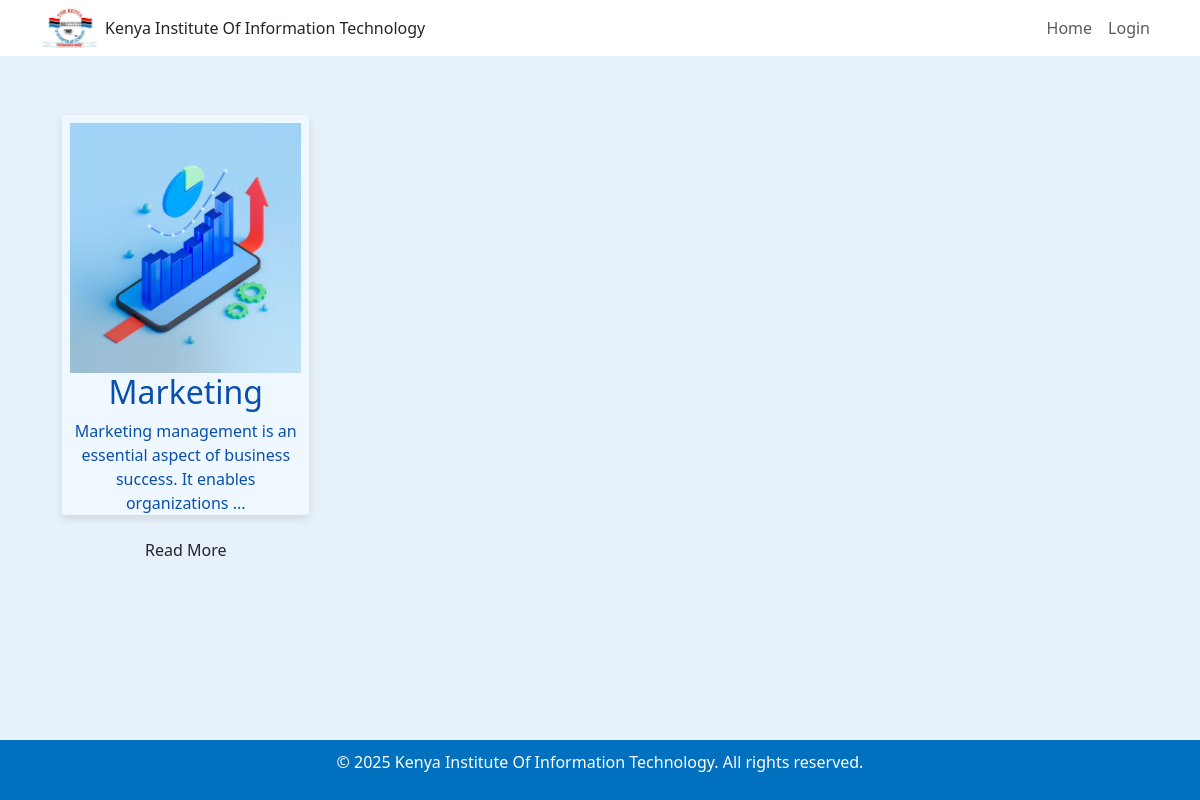
The app's page /, older data.
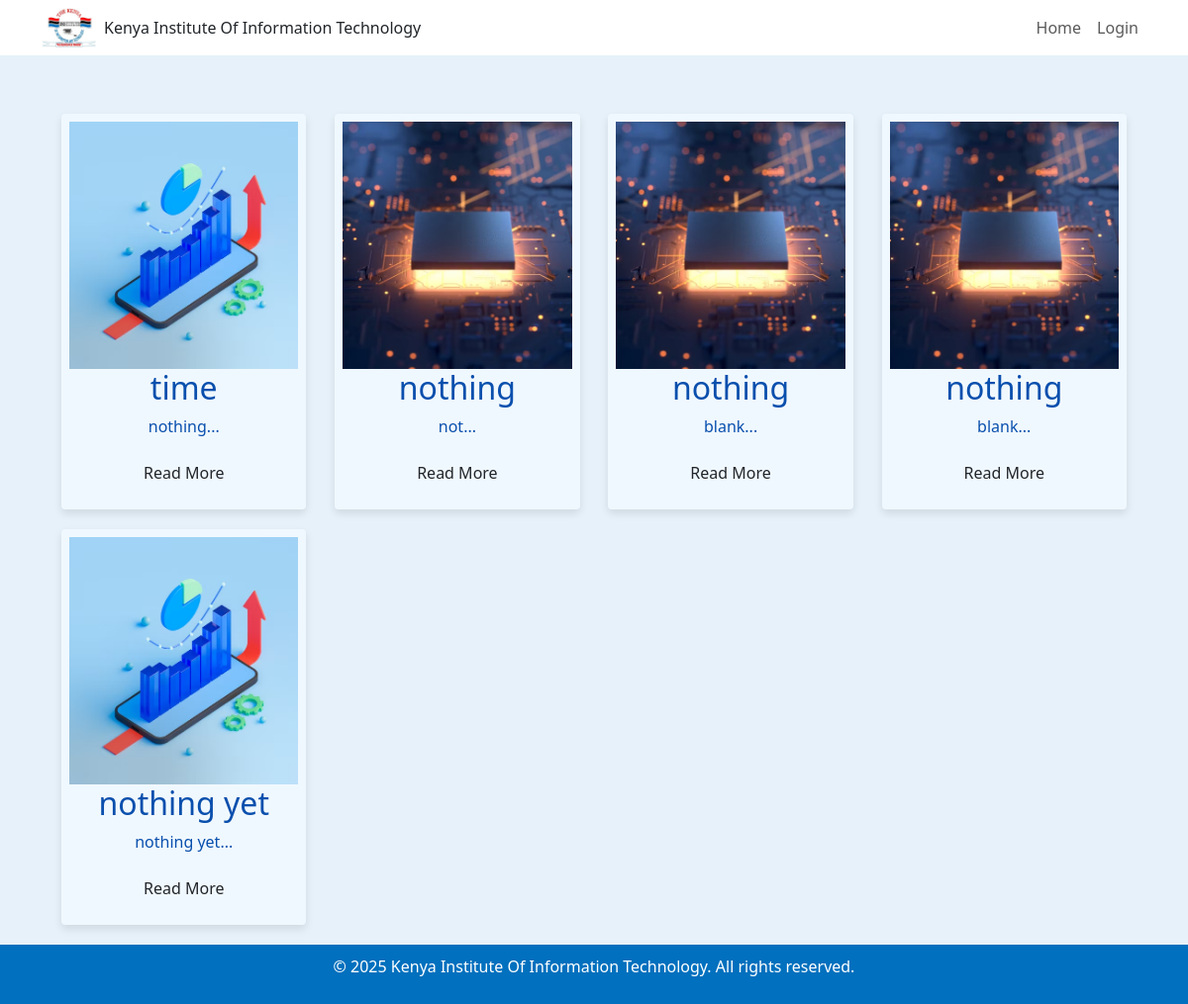
The same page, newer data.
### tables this page shows
CREATE TABLE blog_posts (
                    id INTEGER PRIMARY KEY AUTOINCREMENT,
                    title TEXT NOT NULL,
                    content TEXT NOT NULL,
                    image_url TEXT NOT NULL);

### app.py (the view)
@app.route('/')
def home():
    conn = get_db_connection()
    cursor = conn.cursor()
    cursor.execute("SELECT * FROM blog_posts ORDER BY id DESC")
    posts = cursor.fetchall()
    conn.close()
    return render_template('home.html', posts=posts)

### app.py (called while the page is built)
def get_db_connection():
    conn = sqlite3.connect('blog.db')
    conn.row_factory = sqlite3.Row  # Allows accessing columns by name
    return conn

### templates/home.html (shortened to what this page needs)
{% extends'base.html' %}
{% block content %}
{% if posts|length > 0 %}
    <div class="blog-container">
    {% for post in posts %}
        <div class="blog-post">
            <img src="{{ post['image_url'] }}" alt="Blog Image" >
            <h2>{{ post['title'] }}</h2>
            <p>{{ post['content'][:100] }}...</p>
        <div class="button-group">
            <a class="btn" href="{{ url_for('get_blog_post', post_id=post['id']) }}">Read More</a>
        </div>
        </div>
    {% endfor %}
    </div>
{% else %}
        <p style="text-align: center; font-size: 18px; color: gray; margin-top: 20px;">
            No blog posts available. Be the first to add one!
        </p>
{% endif %}
{% endblock %}

### templates/base.html (shortened to what this page needs)
<!DOCTYPE html>
<html lang="en">
<head>
    <link href="https://cdn.jsdelivr.net/npm/bootstrap@5.3.0-alpha1/dist/css/bootstrap.min.css" rel="stylesheet">
    <link rel="stylesheet" href="{{ url_for('static', filename='styles.css') }}">
</head>
<body>
  <nav class="navbar navbar-expand-lg navbar-tertiary bg-tertiary">
    <div class="container">
        <div class="d-flex align-items-center">
            <img src="{{ url_for('static', filename='images/kiit.jpg') }}" width="55px" height="40px" alt="Image 1">
            <p class="mb-0 ms-2 text-dark">Kenya Institute Of Information Technology</p>
        </div>
        <div class="collapse navbar-collapse" id="navbarSupportedContent">
            <ul class="navbar-nav ms-auto">
                <li class="nav-item"><a class="nav-link" href="{{ url_for('home') }}">Home</a></li>
                {% if 'admin' in session %}
                <li class="nav-item"><a class="butn" href="{{ url_for('add_post') }}">Add Post</a></li>
                <li class="nav-item"><a class="butn"href="{{ url_for('logout') }}">Logout</a></li>
            {% else %}
                <li class="nav-item"><a class="nav-link" href="{{ url_for('admin_login') }}">Login</a></li>
            {% endif %}
            </ul>
        </div>
    </div>
  </nav>
  <div class="container mt-4">
      {% block content %}{% endblock %}
  </div>
  <footer>
    <p>&copy; 2025 Kenya Institute Of Information Technology. All rights reserved.</p>
</footer>
</body>
</html>

### static/styles.css (style rules this page uses)
html, body { height: 100%; margin: 0; padding: 0; display: flex; flex-direction: column; width: 100vw; overflow-x: hidden; }
body { flex: 1; background-color: rgb(230,241,249); width: 100%; }
footer { background-color: rgba(1,112,190,1); width: 100vw; padding: 10px; text-align: center; color: white; margin-top: auto; position: relative; left: 0; }
.navbar { position: sticky; top: 0; z-index: 1000; background-color: white; }
.blog-container { display: flex; flex-wrap: wrap; justify-content: space-between; gap: 20px; width: 100%; margin-top: 15px; padding: 20px; }
.blog-post { width: 23%; height: 400px; background-color:aliceblue; color:#094FAD ; padding: 8px; border-radius: 4px; box-shadow: 0 4px 8px rgba(0, 0, 0, 0.1); text-align: center; box-sizing: border-box; }
.blog-post img { width: 100%; height: 250px; object-fit: cover; }
.button-group { display: flex; justify-content: center; gap: 10px; margin-top: 10px; }
* { margin: 0; padding: 0; box-sizing: border-box; }

Row changes from the older to the newer data that the page shows:
removed blog_posts: image_url (picture), title "Marketing", content "Marketing management is an essential aspect of business success. It enables organizations"
added blog_posts: image_url (picture), title "time", content "nothing"
added blog_posts: image_url (picture), title "nothing", content "not"
added blog_posts: image_url (picture), title "nothing", content "blank"
added blog_posts: image_url (picture), title "nothing", content "blank"
added blog_posts: image_url (picture), title "nothing yet", content "nothing yet"
